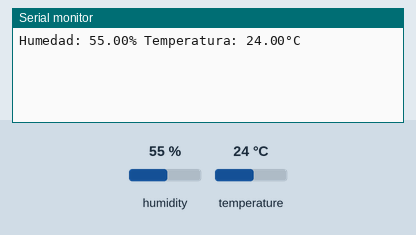
Recording of a program running on a simulated ESP32. Shown: the last lines printed to the serial monitor. Inputs (shaded band) come from the test bench; at power-on: humidity 55 %, temperature 24 °C.

Above: at 2.7 s.
2.8 s: humidity set to 22 %
At 4.3 s:
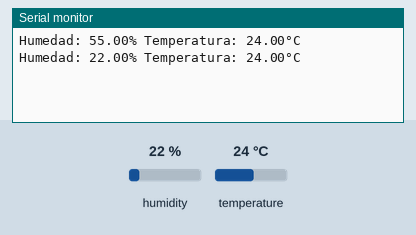
5.5 s: temperature set to 12 °C
At 6.7 s:
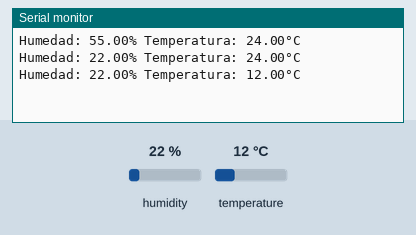
8.2 s: humidity set to 40 %
At 10.2 s:
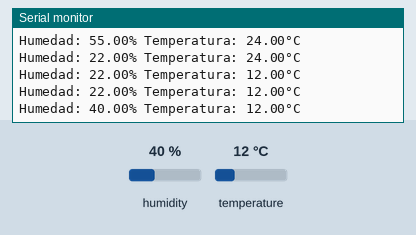
Timing chart, 0 to 11.7 s (numbered marks = the images above; inputs shaded):
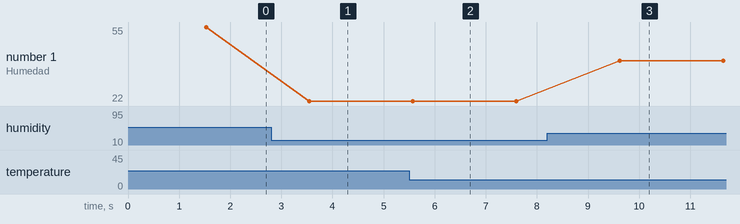

Measured:
- after the input at 2.8 s, the serial monitor: prints a new line after 0.75 s (image 1)
- after the input at 5.5 s, the serial monitor: prints a new line after 0.07 s (image 2)
- after the input at 8.2 s, the serial monitor: prints a new line after 1.4 s (image 3)
- plotted number 1: 55 → 22 after the input at 2.8 s, 22 → 40 after the input at 8.2 s

The program:

main.cpp
```cpp
/****************************************
 * Include Libraries
 ****************************************/
#include "UbidotsEsp32Mqtt.h"

#include "DHT.h"

/****************************************
 * Define Constants
 ****************************************/

#define DHTPIN 4
#define DHTTYPE DHT11

DHT dht(DHTPIN, DHTTYPE);

const char *UBIDOTS_TOKEN = "BBUS-4ksTQChc3OrxC3qzT9CVokBeTMSJAB";  // Put here your Ubidots TOKEN
const char *WIFI_SSID = "RedmiNote8";                               // Put here your Wi-Fi SSID
const char *WIFI_PASS = "12345689";                                 // Put here your Wi-Fi password
const char *DEVICE_LABEL = "esp32";                                 // Put here your Device label to which data  will be published
const char *VARIABLE_LABEL_H = "Humedad";                           // Put here your Variable label to which data  will be published
const char *VARIABLE_LABEL_T = "Temperatura";                       // Put here your Variable label to which data  will be published

Ubidots ubidots(UBIDOTS_TOKEN);

/****************************************
 * Main Functions
 ****************************************/

void setup() {
  // put your setup code here, to run once:
  Serial.begin(115200);
  // ubidots.setDebug(true);  // uncomment this to make debug messages available
  ubidots.connectToWifi(WIFI_SSID, WIFI_PASS);
  // ubidots.setCallback(callback);
  ubidots.setup();
  ubidots.reconnect();


  dht.begin();
}

void loop() {
  // put your main code here, to run repeatedly:
  if (!ubidots.connected()) {
    ubidots.reconnect();
  }

  float h = dht.readHumidity();
  float t = dht.readTemperature();

  if (isnan(h) || isnan(t)) {
    Serial.println(F("Failed to read from DHT sensor!"));
    return;
  }

  Serial.print(F("Humedad: "));
  Serial.print(h);
  Serial.print(F("% Temperatura: "));
  Serial.print(t);
  Serial.println(F("°C "));

  ubidots.add(VARIABLE_LABEL_H, h);
  ubidots.add(VARIABLE_LABEL_T, t);
  ubidots.publish(DEVICE_LABEL);

  delay(2000);
}
```
